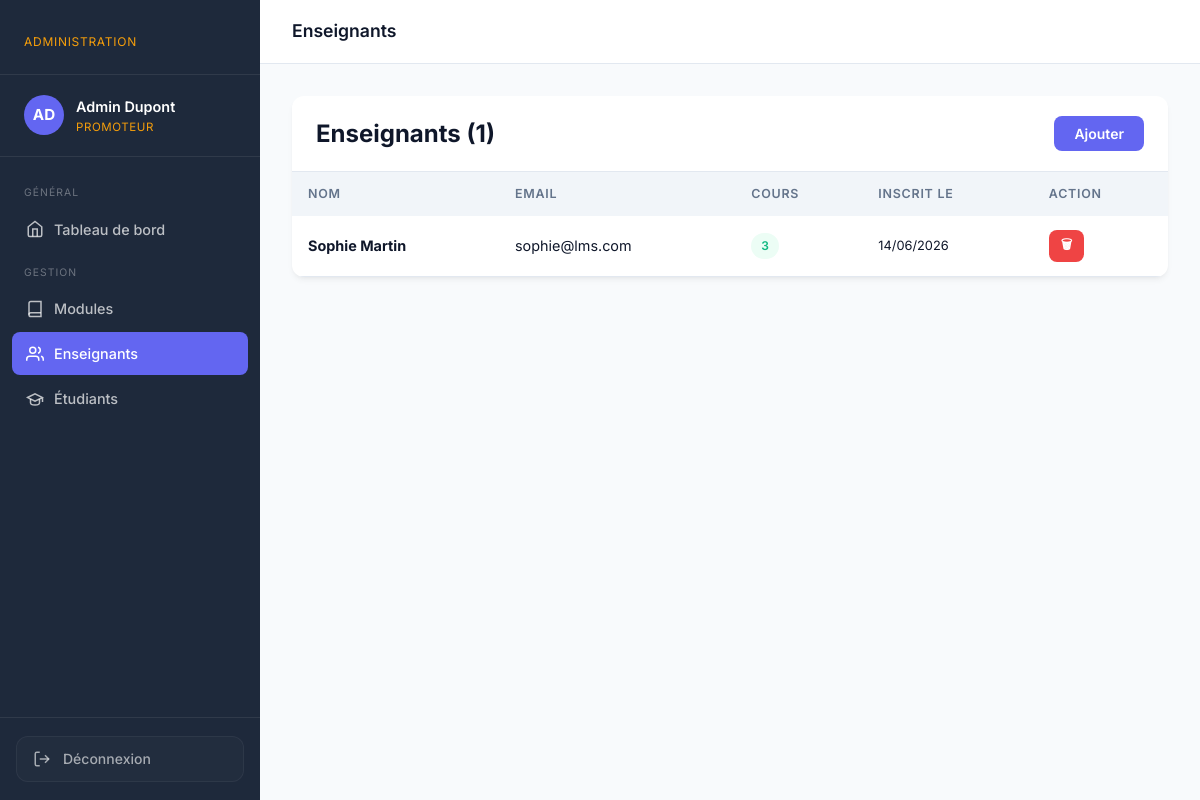
Screenshot of /admin/teachers.php (signed in) with the database file from the repository.
### tables this page shows
CREATE TABLE users (
    id          INT AUTO_INCREMENT PRIMARY KEY,
    nom         VARCHAR(100)  NOT NULL,
    prenom      VARCHAR(100)  NOT NULL,
    email       VARCHAR(191)  NOT NULL UNIQUE,
    password    VARCHAR(255)  NOT NULL,
    role        ENUM('admin','teacher','student') NOT NULL DEFAULT 'student',
    avatar      VARCHAR(255)  DEFAULT NULL,
    created_at  DATETIME      DEFAULT CURRENT_TIMESTAMP,
    updated_at  DATETIME      DEFAULT CURRENT_TIMESTAMP ON UPDATE CURRENT_TIMESTAMP
);

### admin/teachers.php (the view, shortened to what this page needs)
<?php
$db  = getDB();
$teachers = $db->query(
  "SELECT u.*, (SELECT COUNT(*) FROM courses WHERE teacher_id=u.id) AS nb_courses
   FROM users u WHERE u.role='teacher' ORDER BY u.created_at DESC"
)->fetchAll();
?>
<!DOCTYPE html>
<html lang="fr">
<head>
  <link rel="stylesheet" href="../assets/css/style.css">
</head>
<body>
<div class="shell">
  <?php include '../includes/sidebar_admin.php'; ?>
  <div class="main-content">
    <header class="topbar">
      <span class="topbar-title">Enseignants</span>
    </header>
    <main class="page-body">
      <div class="card">
        <div class="card-header">
          <h2>Enseignants (<?= count($teachers) ?>)</h2>
          <button class="btn btn-primary" onclick="openModal('modal-add')">Ajouter</button>
        </div>
        <div class="table-wrap">
          <table>
            <thead><tr><th>Nom</th><th>Email</th><th>Cours</th><th>Inscrit le</th><th>Action</th></tr></thead>
            <tbody>
            <?php foreach ($teachers as $t): ?>
              <tr>
                <td><strong><?= htmlspecialchars($t['prenom'] . ' ' . $t['nom']) ?></strong></td>
                <td><?= htmlspecialchars($t['email']) ?></td>
                <td><span class="badge badge-green"><?= $t['nb_courses'] ?></span></td>
                <td style="font-size:.8rem;"><?= date('d/m/Y', strtotime($t['created_at'])) ?></td>
                <td>
                  <form method="POST" style="display:inline;" onsubmit="return confirm('Supprimer cet enseignant ?')">
                    <button class="btn btn-danger btn-sm">🗑</button>
                  </form>
                </td>
              </tr>
            <?php endforeach; ?>
            </tbody>
          </table>
        </div>
      </div>
    </main>
  </div>
</div>
</body>
</html>

### assets/css/style.css (style rules this page uses)
:root { --primary: #4F46E5; --primary-light: #6366F1; --primary-dark: #0F172A; --sidebar-bg: #1E293B; --accent: #F59E0B; --accent-dark: #D97706; --success: #10B981; --danger: #EF4444; --warn: #F59E0B; --bg: #F8FAFC; --surface: #FFFFFF; --surface2: #F1F5F9; --border: #E2E8F0; --text: #0F172A; --text-muted: #64748B; --sidebar-w: 260px; --radius: 12px; --shadow: 0 4px 6px -1px rgba(0, 0, 0, 0.05), 0 2px 4px -2px rgba(0, 0, 0, 0.05); --shadow-lg: 0 10px 15px -3px rgba(0, 0, 0, 0.07), 0 4px 6px -4px rgba(0, 0, 0, 0.07); --transition: 0.2s cubic-bezier(0.4, 0, 0.2, 1); }
*, *::before, *::after { box-sizing: border-box; margin: 0; padding: 0; }
html { font-size: 16px; scroll-behavior: smooth; }
body { font-family: 'Inter', system-ui, sans-serif; background: var(--bg); color: var(--text); line-height: 1.6; min-height: 100vh; }
button { cursor: pointer; font-family: inherit; }
h1, h2, h3 { font-family: 'Inter', serif; line-height: 1.25; }
h2 { font-size: 1.5rem; }
.shell { display: flex; min-height: 100vh; }
.main-content { margin-left: var(--sidebar-w); flex: 1; display: flex; flex-direction: column; min-height: 100vh; }
.topbar { background: var(--surface); border-bottom: 1px solid var(--border); padding: 0 32px; height: 64px; display: flex; align-items: center; justify-content: space-between; position: sticky; top: 0; z-index: 50; }
.topbar-title { font-size: 1.1rem; font-weight: 600; }
.page-body { padding: 32px; flex: 1; }
.card { background: var(--surface); border-radius: var(--radius); box-shadow: var(--shadow); overflow: hidden; }
.card-header { padding: 20px 24px; border-bottom: 1px solid var(--border); display: flex; align-items: center; justify-content: space-between; flex-wrap: wrap; gap: 12px; }
.card-header h2, .card-header h3 { margin: 0; }
.table-wrap { overflow-x: auto; }
table { width: 100%; border-collapse: collapse; }
thead th { background: var(--surface2); padding: 12px 16px; text-align: left; font-size: .78rem; text-transform: uppercase; letter-spacing: .06em; color: var(--text-muted); font-weight: 600; }
tbody tr { border-bottom: 1px solid var(--border); transition: background var(--transition); }
tbody td { padding: 14px 16px; font-size: .9rem; }
.badge { display: inline-block; padding: 3px 10px; border-radius: 99px; font-size: .75rem; font-weight: 600; }
.badge-green { background: #ECFDF5; color: var(--success); }
.btn { display: inline-flex; align-items: center; gap: 6px; padding: 9px 20px; border-radius: 8px; font-size: .875rem; font-weight: 600; border: none; transition: var(--transition); white-space: nowrap; }
.btn-primary { background: var(--primary-light); color: #fff; }
.btn-danger { background: var(--danger); color: #fff; }
.btn-sm { padding: 5px 12px; font-size: .8rem; }

### rows the page displays
users: prenom+nom "Sophie Martin", email "sophie@lms.com", nb_courses "3", created_at "14/06/2026"

### other values shown
$initial "AD"
$user['prenom'] . ' ' . $user['nom'] "Admin Dupont"
count($teachers) "1"
